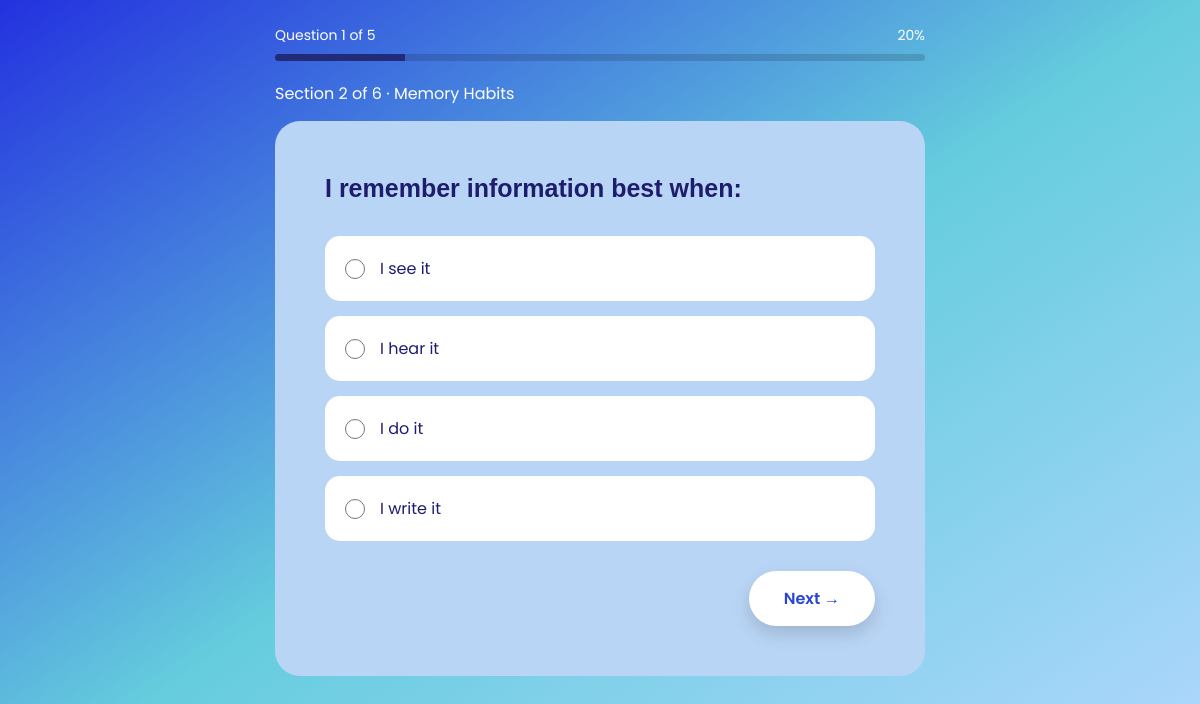
The app's page /quiz/2/question/0 with its own data.
### tables this page shows
CREATE TABLE sections (
        id INTEGER PRIMARY KEY AUTOINCREMENT,
        name TEXT NOT NULL,
        description TEXT
    );

CREATE TABLE questions (
        id INTEGER PRIMARY KEY AUTOINCREMENT,
        section_id INTEGER NOT NULL,
        question_text TEXT NOT NULL,

        FOREIGN KEY (section_id)
            REFERENCES sections(id)
    );

CREATE TABLE answers (
    id INTEGER PRIMARY KEY AUTOINCREMENT,
    question_id INTEGER NOT NULL,
    text TEXT NOT NULL,

    FOREIGN KEY (question_id)
        REFERENCES questions(id)
);

### app.py (the view, shortened to what this page needs)
@app.route(
    "/quiz/<int:section_id>/question/<int:question_index>",
    methods=["GET", "POST"])
def question(section_id, question_index):
    questions = get_questions_by_section(section_id)
    if question_index < 0 or question_index >= len(questions):
        return "Question not found", 404
    current_question = questions[question_index]
    answer_options = get_answers_by_question(
        current_question["id"]
    )
    sections = get_sections()
    current_section = None
    for item in sections:
        if item["id"] == section_id:
            current_section = item
            break
    if "quiz_answers" not in session:
        session["quiz_answers"] = {}
    selected_answer = session["quiz_answers"].get(str(current_question["id"]))
    return render_template(
        "question.html",
        question=current_question,
        answers=answer_options,
        section=current_section,
        section_id=section_id,
        question_index=question_index,
        total_questions=len(questions),
        selected_answer=selected_answer,
        hide_nav=True)

### database.py (called while the page is built)
def get_connection():
    conn = sqlite3.connect(DATABASE)
    conn.row_factory = sqlite3.Row
    conn.execute("PRAGMA foreign_keys = ON")
    return conn

def get_sections():
    conn = get_connection()
    sections = conn.execute("""
        SELECT id, name, description
        FROM sections
        ORDER BY id
    """).fetchall()
    conn.close()
    return sections

def get_questions_by_section(section_id):
    conn = get_connection()
    questions = conn.execute("""
        SELECT id, section_id, question_text
        FROM questions
        WHERE section_id = ?
        ORDER BY id
    """, (section_id,)).fetchall()
    conn.close()
    return questions

def get_answers_by_question(question_id):
    conn = get_connection()
    answers = conn.execute("""
        SELECT id, question_id, text
        FROM answers
        WHERE question_id = ?
        ORDER BY id
    """, (question_id,)).fetchall()
    conn.close()
    return answers

### templates/question.html (shortened to what this page needs)
{% extends "base.html" %}
{% block content %}
<div class="question-page">
    <div class="quiz-header">
        <div>
            Question {{ question_index + 1 }} of {{ total_questions }}
        </div>
        <div>
            {{ ((question_index + 1) / total_questions * 100)|round|int }}%
        </div>
    </div>
    <div class="progress-bar">
        <div
            class="progress"
            style="width: {{ ((question_index + 1) / total_questions * 100) }}%;"
        >
        </div>
    </div>
    <p class="quiz-section-title">
        Section {{ section_id }} of 6 · {{ section["name"] }}
    </p>
    <div class="question-card">
        <form method="POST">
            <h1>
                {{ question["question_text"] }}
            </h1>
            <div class="answer-options">
                {% for answer in answers %}
                    <label class="answer-option">
                        <input
                            type="radio"
                            name="answer"
                            value="{{ answer['id'] }}"
                            required
                        >
                        <span>
                            {{ answer["text"] }}
                        </span>
                    </label>
                {% endfor %}
            </div>
            <div class="quiz-navigation">
                {% if question_index + 1 < total_questions %}
                    <button
                        type="submit"
                        class="next-button"
                    >
                        Next →
                    </button>
                {% endif %}
            </div>
        </form>
    </div>
</div>
{% endblock %}

### static/css/style.css (style rules this page uses)
:root { --primary-blue:#2946D7; --secondary-blue:#5AB8E8; --dark-blue:#1F2D6B; --light-blue:#EEF6FF; --white:#FFFFFF; --text:#263238; --grey:#6C757D; --shadow: 0px 10px 30px rgba(0,0,0,.12); --radius:20px; }
* { margin:0; padding:0; box-sizing:border-box; }
body { font-family: "Poppins", sans-serif; background: linear-gradient(to bottom right, #2331df, #65cddd, #b4d7ff); min-height:100vh; color:white; }
.question-page { max-width: 700px; margin: 0 auto; padding: 25px; }
.quiz-header { display: flex; justify-content: space-between; margin-bottom: 8px; font-weight: light; font-size: 14px; }
.progress-bar { height: 7px; background: rgba(0, 0, 0, 0.15); border-radius: 10px; overflow: hidden; margin-bottom: 20px; }
.progress { height: 100%; background: #222b78; transition: width 0.3s ease; }
.quiz-section-title { font-weight: medium; margin-bottom: 15px; font-size: 15; }
.question-card { background: #b9d5f5; border-radius: 25px; padding: 50px; }
.question-card h1 { font-size: 25px; line-height: 1.4; margin-bottom: 30px; font-weight: 550; color: #1e1d6d; font-family: sans-serif; }
.answer-options { display: flex; flex-direction: column; gap: 15px; padding: calc(var(--spacing) * 6); }
.answer-option { display: flex; align-items: center; gap: 15px; color: #1e1d6d; background: white; border-radius: 15px; padding: 20px; cursor: pointer; transition: 0.2s; }
.answer-option input { width: 20px; height: 20px; background-color: #1e1d6d; }
.quiz-navigation { display: flex; justify-content: space-between; align-items: center; margin-top: 30px; }
.previous-button, .next-button { display: inline-block; padding: 15px 35px; border-radius: 30px; border: none; cursor: pointer; font-family: "Poppins", sans-serif; font-size: 16px; font-weight: 600; text-decoration: none; transition: .25s; }
.next-button { background:white; color:#2946D7; border:none; box-shadow:0 8px 18px rgba(0,0,0,.15); }

### records on screen
sections: name "Memory Habits"
questions: question_text "I remember information best when:"
answers: answer "☐ I see it", text "I see it"
answers: answer "☐ I hear it", text "I hear it"
answers: answer "☐ I do it", text "I do it"
answers: answer "☐ I write it", text "I write it"

### other values on screen
{{ question_index + 1 }} "1"
{{ total_questions }} "5"
{{ ((question_index + 1) / total_questions * 100)|round|int }} "20"
{{ section_id }} "2"
